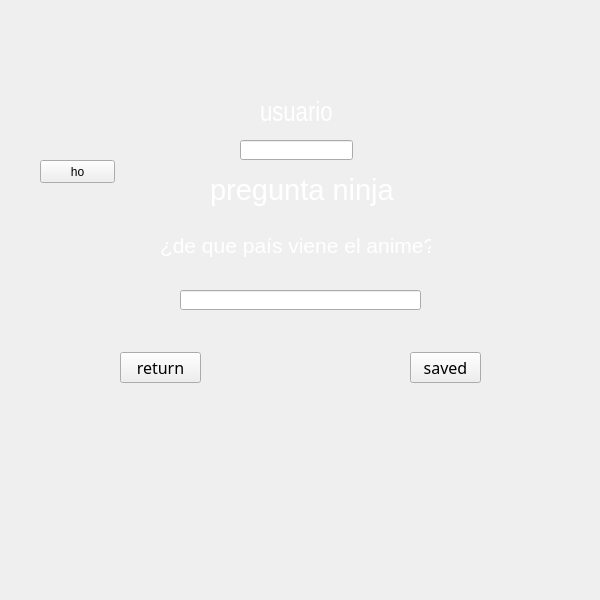
<?xml version="1.0" encoding="UTF-8"?>
<ui version="4.0">
 <class>menu1</class>
 <widget class="QWidget" name="menu1">
  <property name="geometry">
   <rect>
    <x>0</x>
    <y>0</y>
    <width>600</width>
    <height>600</height>
   </rect>
  </property>
  <property name="windowTitle">
   <string>Form</string>
  </property>
  <widget class="QPushButton" name="pushButton">
   <property name="geometry">
    <rect>
     <x>40</x>
     <y>160</y>
     <width>75</width>
     <height>23</height>
    </rect>
   </property>
   <property name="text">
    <string>ho</string>
   </property>
  </widget>
  <widget class="QLabel" name="label">
   <property name="geometry">
    <rect>
     <x>-30</x>
     <y>-20</y>
     <width>631</width>
     <height>621</height>
    </rect>
   </property>
   <property name="text">
    <string/>
   </property>
   <property name="pixmap">
    <pixmap resource="juegokawai.qrc">:/menu1.png</pixmap>
   </property>
   <property name="scaledContents">
    <bool>true</bool>
   </property>
  </widget>
  <widget class="QLineEdit" name="usuario">
   <property name="geometry">
    <rect>
     <x>240</x>
     <y>140</y>
     <width>113</width>
     <height>20</height>
    </rect>
   </property>
   <property name="text">
    <string/>
   </property>
  </widget>
  <widget class="QLabel" name="label_2">
   <property name="geometry">
    <rect>
     <x>260</x>
     <y>100</y>
     <width>111</width>
     <height>31</height>
    </rect>
   </property>
   <property name="font">
    <font>
     <family>Arial Narrow</family>
     <pointsize>20</pointsize>
     <weight>50</weight>
     <bold>false</bold>
    </font>
   </property>
   <property name="text">
    <string>&lt;html&gt;&lt;head/&gt;&lt;body&gt;&lt;p&gt;&lt;span style=&quot; color:#ffffff;&quot;&gt;usuario&lt;/span&gt;&lt;/p&gt;&lt;/body&gt;&lt;/html&gt;</string>
   </property>
  </widget>
  <widget class="QLabel" name="label_3">
   <property name="geometry">
    <rect>
     <x>210</x>
     <y>170</y>
     <width>231</width>
     <height>41</height>
    </rect>
   </property>
   <property name="font">
    <font>
     <pointsize>22</pointsize>
    </font>
   </property>
   <property name="text">
    <string>&lt;html&gt;&lt;head/&gt;&lt;body&gt;&lt;p&gt;&lt;span style=&quot; color:#ffffff;&quot;&gt;pregunta ninja&lt;/span&gt;&lt;/p&gt;&lt;/body&gt;&lt;/html&gt;</string>
   </property>
  </widget>
  <widget class="QLabel" name="pregunta_2">
   <property name="geometry">
    <rect>
     <x>160</x>
     <y>230</y>
     <width>271</width>
     <height>31</height>
    </rect>
   </property>
   <property name="font">
    <font>
     <pointsize>16</pointsize>
    </font>
   </property>
   <property name="text">
    <string>&lt;html&gt;&lt;head/&gt;&lt;body&gt;&lt;p&gt;&lt;span style=&quot; color:#ffffff;&quot;&gt;¿de que país viene el anime?&lt;/span&gt;&lt;/p&gt;&lt;/body&gt;&lt;/html&gt;</string>
   </property>
  </widget>
  <widget class="QLineEdit" name="respuesta">
   <property name="geometry">
    <rect>
     <x>180</x>
     <y>290</y>
     <width>241</width>
     <height>20</height>
    </rect>
   </property>
  </widget>
  <widget class="QPushButton" name="saved">
   <property name="geometry">
    <rect>
     <x>410</x>
     <y>352</y>
     <width>71</width>
     <height>31</height>
    </rect>
   </property>
   <property name="font">
    <font>
     <family>Myanmar Text</family>
     <pointsize>12</pointsize>
    </font>
   </property>
   <property name="text">
    <string>saved</string>
   </property>
  </widget>
  <widget class="QPushButton" name="return_2">
   <property name="geometry">
    <rect>
     <x>120</x>
     <y>352</y>
     <width>81</width>
     <height>31</height>
    </rect>
   </property>
   <property name="font">
    <font>
     <family>Myanmar Text</family>
     <pointsize>12</pointsize>
    </font>
   </property>
   <property name="text">
    <string>return</string>
   </property>
  </widget>
 </widget>
 <resources>
  <include location="juegokawai.qrc"/>
 </resources>
 <connections/>
</ui>
